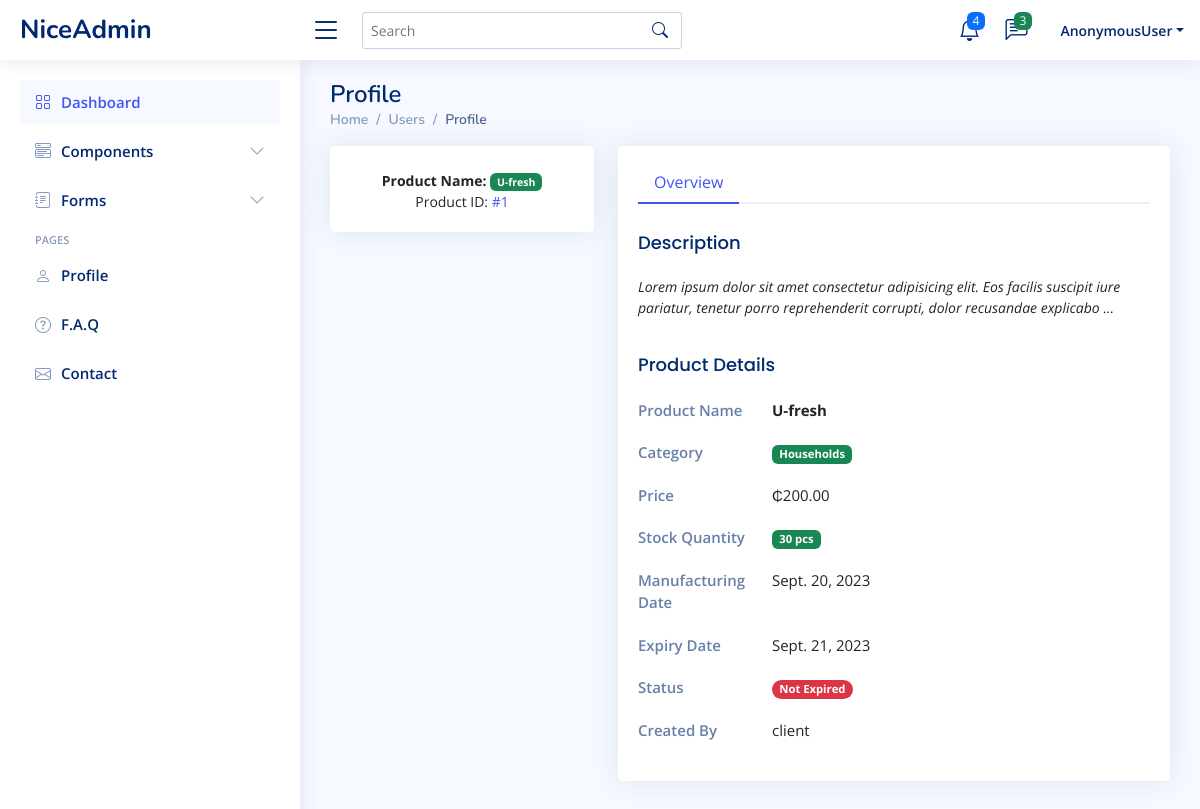
Page /store/product-detail/1 on the earlier database version.
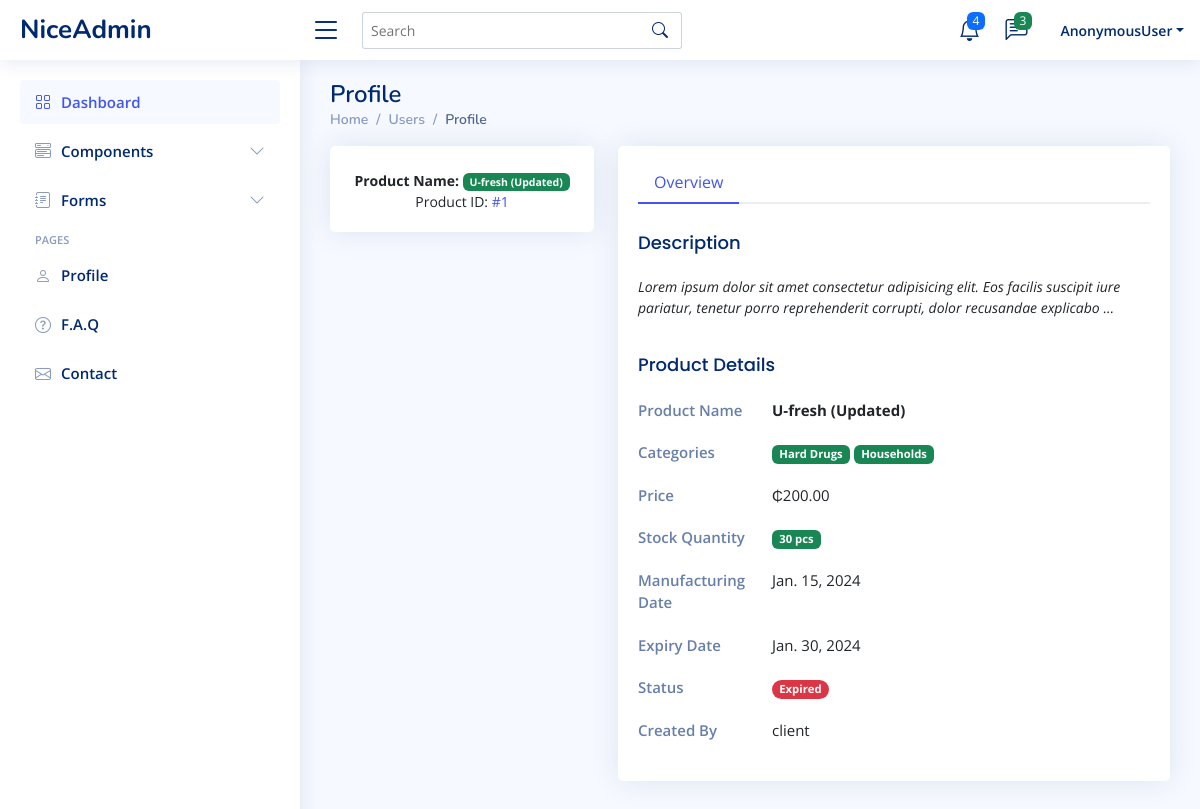
Same page on the later database version.
### store/models.py (models this page shows, shortened)
class Product(models.Model):
    name = models.CharField(max_length=100, null=True)
    description = models.TextField(null=True)
    category = models.ManyToManyField('Category', related_name='category')
    price = models.DecimalField(decimal_places=2, max_digits=90000,null=True)
    quantity = models.IntegerField(null=True)
    manufacturing_date = models.DateTimeField(null=True)
    expiry_date = models.DateTimeField(null=True)
    status = models.CharField(max_length=200)
    created_by = models.ForeignKey(User, on_delete=models.CASCADE, null=True)

class Category(models.Model):
    name = models.CharField(max_length=100, null=True)
    class Meta:
        verbose_name_plural = 'Categories'

### store/views.py (the view)
# urls.py: path('product-detail/<pk>', ProductDetail.as_view(), name='product_detail'),
class ProductDetail(DetailView):
    model = Product
    template_name = 'store/view_product.html'
    context_object_name = 'product'
    def get_context_data(self, **kwargs):
        context = super().get_context_data(**kwargs)
        context['page'] = 'product_detail'
        context['product_cat'] = context['product'].category.all()
        context['product_cat_count'] = context['product_cat'].count()
        return context

### templates/store/view_product.html (shortened to what the changed rows need)
{% extends "base/base.html" %}
{% block content %}
<main id="main" class="main">
    <div class="pagetitle">
      <h1>Profile</h1>
    </div>
    <section class="section profile">
      <div class="row">
        <div class="col-xl-4">
            <div class="card">
                <div class="card-body profile-card pt-4 d-flex flex-column align-items-center">
                    <small class="fw-bold">
                        Product Name: <span class="badge bg-success text-center">{{product.name|capfirst}}</span>
                    </small>
                    <small class="">
                        Product ID: <a href="{% url  "product_detail" product.id %}" class="">#{{product.id}}</a>
                    </small>
                </div>
            </div>
        </div>
        <div class="col-xl-8">
          <div class="card">
            <div class="card-body pt-3">
              <div class="tab-content pt-2">
                <div class="tab-pane fade show active profile-overview" id="profile-overview">
                  <h5 class="card-title">Description</h5>
                  <p class="small fst-italic">{{product.description|truncatewords:20}}</p>
                  <h5 class="card-title">Product Details</h5>
                  <div class="row">
                    <div class="col-lg-3 col-md-4 label ">Product Name</div>
                    <div class="col-lg-9 col-md-8"><b>{{product.name}}</b></div>
                  </div>
                  <div class="row">
                    {% if product_cat %}
                    <div class="col-lg-3 col-md-4 label">
                        {% if product_cat_count > 1 %}
                        Categories
                        {% else %}
                        Category
                        {% endif %}
                    </div>
                        <div class="col-lg-9 col-md-8">
                            {% for category in product.category.all %}
                                <span class="badge bg-success">{{category.name}}</span>
                            {% endfor %}
                        </div>
                    </div>
                    {% endif %}
                  <div class="row">
                    <div class="col-lg-3 col-md-4 label">Price</div>
                    <div class="col-lg-9 col-md-8">₵{{product.price}}</div>
                  </div>
                  <div class="row">
                    <div class="col-lg-3 col-md-4 label">Stock Quantity</div>
                    <div class="col-lg-9 col-md-8">
                        {% if product.quantity < 10 %}
                            <span class="badge bg-danger">{{product.quantity}} pc{{ product.quantity|pluralize }}</span>
                        {% else %}
                            <span class="badge bg-success">{{product.quantity}} pc{{ product.quantity|pluralize }}</span>
                        {% endif %}
                    </div>
                  </div>
                  <div class="row">
                    <div class="col-lg-3 col-md-4 label">Manufacturing Date</div>
                    <div class="col-lg-9 col-md-8">{{product.manufacturing_date|date}}</div>
                  </div>
                  <div class="row">
                    <div class="col-lg-3 col-md-4 label">Expiry Date</div>
                    <div class="col-lg-9 col-md-8">{{product.expiry_date|date}}</div>
                  </div>
                  <div class="row">
                    <div class="col-lg-3 col-md-4 label">Status</div>
                    <div class="col-lg-9 col-md-8">
                      {% if product.status == 'Active' %}
                        <span class="badge rounded-pill bg-success">{{product.status}}</span>
                      {% else %}
                        <span class="badge rounded-pill bg-danger">{{product.status|truncatechars:11}}</span>
                      {% endif %}
                    </div>
                  </div>
                  <div class="row">
                    <div class="col-lg-3 col-md-4 label">Created By</div>
                    <div class="col-lg-9 col-md-8">{{product.created_by}}</div>
                  </div>
                </div>
            </div>
          </div>
        </div>
      </div>
    </section>
  </main>
{% endblock  %}

Differences in the rows shown:
changed Product "client": name "U-fresh" → "U-fresh (Updated)"; manufacturing_date "Sept. 20, 2023" → "Jan. 15, 2024"; expiry_date "Sept. 21, 2023" → "Jan. 30, 2024"; status "Not Expired" → "Expired"
now on this page (row unchanged): Category: name "Hard Drugs"
Other differences:
text no longer shown: "Category"
text now shown: "Categories"
